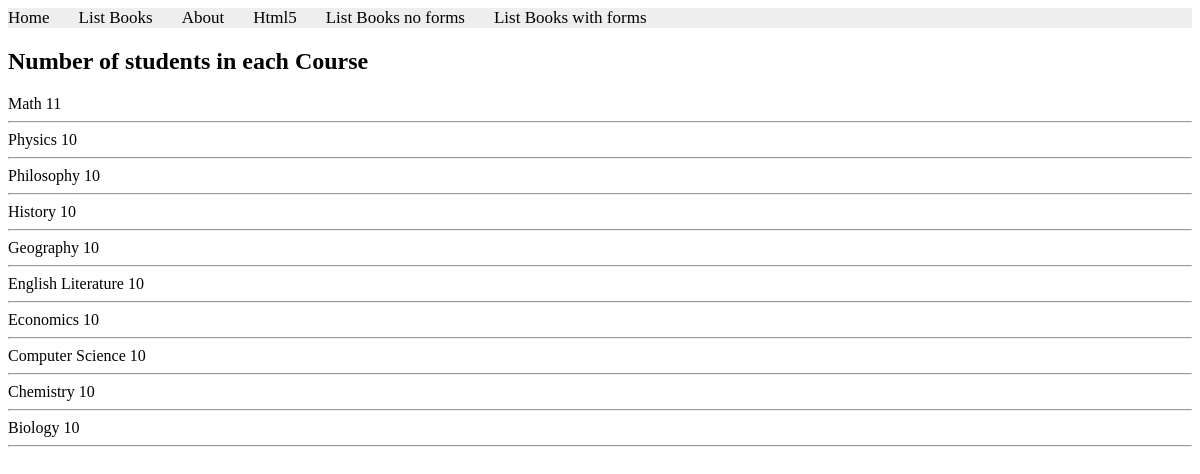
The page /books/lab9/task2 on the database its author committed.
### apps/bookmodule/models.py (models this page shows)
class Course(models.Model):
    title = models.CharField(max_length=20)
    code = models.IntegerField()

### apps/bookmodule/views.py (the view)
# urls.py: path('lab9/task2', views.lab9task2, name="books.lab9task2"),
def lab9task2(request):
    mybook = Student9.objects.values('Courses__title').annotate(student9_count=Count('id')).order_by('-student9_count')
    return render(request, 'bookmodule/lab9task2.html', {'book': mybook})

### apps/templates/bookmodule/lab9task2.html (shortened to what this page needs)
{% extends "layouts/base.html" %}
{% load static %}
{% block content %}
<h2>Number of students in each Course</h2>
    {% for item in book %}
    <tr>
        <td>{{ item.Courses__title }}</td>
        <td>{{ item.student9_count }}</td>
        <hr>
    </tr>
{% endfor %}
{% endblock content %}

### rows shown on the page
Course: Courses__title "Math", student9_count "11"
Course: Courses__title "Physics", student9_count "10"
Course: Courses__title "Philosophy", student9_count "10"
Course: Courses__title "History", student9_count "10"
Course: Courses__title "Geography", student9_count "10"
Course: Courses__title "English Literature", student9_count "10"
Course: Courses__title "Economics", student9_count "10"
Course: Courses__title "Computer Science", student9_count "10"
Course: Courses__title "Chemistry", student9_count "10"
Course: Courses__title "Biology", student9_count "10"
